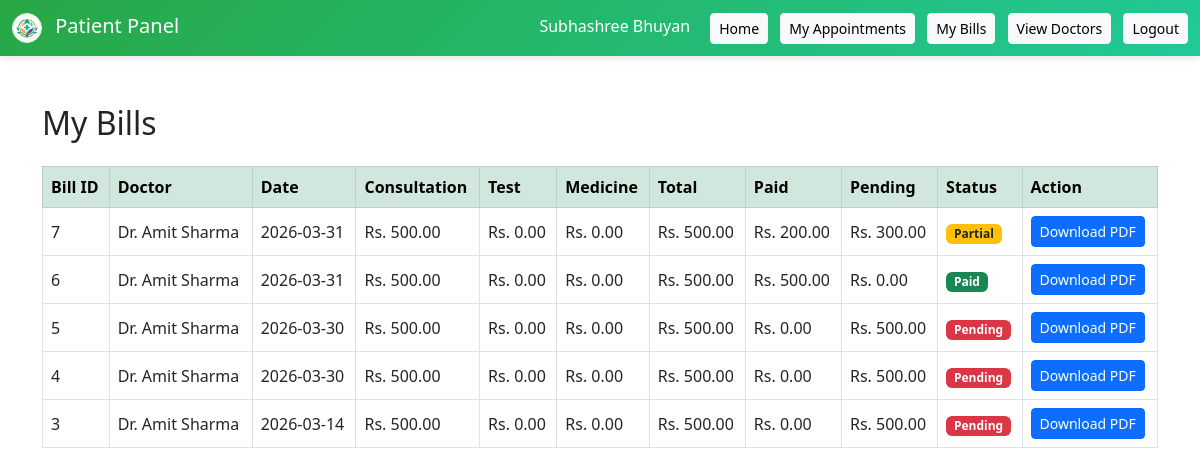
Screenshot of /patients/view_bills.php (signed in) with the database file from the repository.
### tables this page shows
CREATE TABLE `patients` (
  `patient_id` int(11) NOT NULL,
  `user_id` int(11) DEFAULT NULL,
  `first_name` varchar(50) DEFAULT NULL,
  `last_name` varchar(50) DEFAULT NULL,
  `gender` varchar(10) DEFAULT NULL,
  `phone` varchar(15) DEFAULT NULL,
  `address` text DEFAULT NULL,
  `created_at` timestamp NOT NULL DEFAULT current_timestamp(),
  `email` varchar(100) DEFAULT NULL,
  `password` varchar(100) DEFAULT NULL,
  `middle_name` varchar(50) DEFAULT NULL,
  `date_of_birth` date DEFAULT NULL,
  `title` enum('Mr','Mrs','Miss','Ms','Dr','Other') DEFAULT NULL
);

CREATE TABLE `bills` (
  `bill_id` int(11) NOT NULL,
  `appointment_id` int(11) DEFAULT NULL,
  `patient_id` int(11) DEFAULT NULL,
  `doctor_id` int(11) DEFAULT NULL,
  `consultation_fee` decimal(10,2) DEFAULT NULL,
  `test_fee` decimal(10,2) DEFAULT NULL,
  `medicine_fee` decimal(10,2) DEFAULT NULL,
  `total_amount` decimal(10,2) DEFAULT NULL,
  `paid_amount` decimal(10,2) DEFAULT NULL,
  `pending_amount` decimal(10,2) DEFAULT NULL,
  `status` enum('Pending','Partial','Paid') DEFAULT 'Pending',
  `created_at` timestamp NOT NULL DEFAULT current_timestamp()
);

CREATE TABLE `doctors` (
  `doctor_id` int(11) NOT NULL,
  `user_id` int(11) DEFAULT NULL,
  `first_name` varchar(50) DEFAULT NULL,
  `last_name` varchar(50) DEFAULT NULL,
  `department_id` int(11) DEFAULT NULL,
  `phone` varchar(15) DEFAULT NULL,
  `experience` int(11) DEFAULT NULL,
  `available_days` varchar(100) DEFAULT NULL,
  `start_time` time DEFAULT NULL,
  `end_time` time DEFAULT NULL,
  `consultation_fee` decimal(10,2) DEFAULT NULL,
  `middle_name` varchar(50) DEFAULT NULL,
  `date_of_birth` date DEFAULT NULL,
  `title` enum('Mr','Mrs','Miss','Ms','Dr','Other') DEFAULT 'Dr',
  `image` varchar(255) DEFAULT NULL
);

CREATE TABLE `appointments` (
  `appointment_id` int(11) NOT NULL,
  `patient_id` int(11) DEFAULT NULL,
  `doctor_id` int(11) DEFAULT NULL,
  `appointment_date` date DEFAULT NULL,
  `appointment_time` time DEFAULT NULL,
  `status` enum('Pending','Completed','Cancelled') DEFAULT 'Pending',
  `created_at` timestamp NOT NULL DEFAULT current_timestamp()
);

### patients/view_bills.php (the view, shortened to what this page needs)
<?php
include("../config/db.php");
$patient_id = (int) $_SESSION['patient_id'];
$patient_query = "SELECT * FROM patients WHERE patient_id='$patient_id' LIMIT 1";
$patient_result = mysqli_query($con, $patient_query);
$patient_row = mysqli_fetch_assoc($patient_result);
$patient_name = $patient_row['first_name'] . " " . $patient_row['last_name'];
$query = "SELECT
            b.*,
            d.first_name,
            d.last_name,
            a.appointment_date,
            a.appointment_time
          FROM bills b
          JOIN doctors d ON b.doctor_id = d.doctor_id
          JOIN appointments a ON b.appointment_id = a.appointment_id
          WHERE b.patient_id='$patient_id'
          ORDER BY b.created_at DESC";
$result = mysqli_query($con, $query);
?>
<!DOCTYPE html>
<html>
<head>
<link href="https://cdn.jsdelivr.net/npm/bootstrap@5.3.0/dist/css/bootstrap.min.css" rel="stylesheet">
</head>
<body>
<nav class="navbar navbar-dark mb-4">
  <div class="container-fluid">
    <a class="navbar-brand mb-0 h1" href="#">
      <img src="../assets/images/logo.png" alt="Logo" width="30" height="30" class="d-inline-block align-middle me-2 rounded-circle border border-white" style="object-fit: cover;">
      Patient Panel
    </a>
    <div>
      <span class="text-white me-3"><?php echo $patient_name; ?></span>
      <a href="../index.php" class="btn btn-light btn-sm me-2">Home</a>
      <a href="dashboard.php" class="btn btn-light btn-sm me-2">My Appointments</a>
      <a href="view_bills.php" class="btn btn-light btn-sm me-2">My Bills</a>
      <a href="../public/doctors.php" class="btn btn-light btn-sm me-2">View Doctors</a>
      <a href="../logout.php" class="btn btn-light btn-sm">Logout</a>
    </div>
  </div>
</nav>
<div class="container mt-5">
<h2 class="mb-4">My Bills</h2>
<?php if (mysqli_num_rows($result) > 0) { ?>
<table class="table table-bordered table-hover align-middle">
<thead class="table-success">
<tr>
<th>Bill ID</th>
<th>Doctor</th>
<th>Date</th>
<th>Consultation</th>
<th>Test</th>
<th>Medicine</th>
<th>Total</th>
<th>Paid</th>
<th>Pending</th>
<th>Status</th>
<th>Action</th>
</tr>
</thead>
<tbody>
<?php while ($row = mysqli_fetch_assoc($result)) { ?>
<tr>
<td><?php echo $row['bill_id']; ?></td>
<td>Dr. <?php echo $row['first_name'] . " " . $row['last_name']; ?></td>
<td><?php echo $row['appointment_date']; ?></td>
<td>Rs. <?php echo number_format($row['consultation_fee'], 2); ?></td>
<td>Rs. <?php echo number_format((float) $row['test_fee'], 2); ?></td>
<td>Rs. <?php echo number_format((float) $row['medicine_fee'], 2); ?></td>
<td>Rs. <?php echo number_format($row['total_amount'], 2); ?></td>
<td>Rs. <?php echo number_format($row['paid_amount'], 2); ?></td>
<td>Rs. <?php echo number_format($row['pending_amount'], 2); ?></td>
<td>
<?php
if ($row['status'] == 'Paid') {
    echo '<span class="badge bg-success">Paid</span>';
} elseif ($row['status'] == 'Partial') {
    echo '<span class="badge bg-warning text-dark">Partial</span>';
} else {
    echo '<span class="badge bg-danger">Pending</span>';
}
?>
</td>
<td>
  <a href="download_bill.php?id=<?php echo $row['bill_id']; ?>" class="btn btn-sm btn-primary">Download PDF</a>
</td>
</tr>
<?php } ?>
</tbody>
</table>
<?php } ?>
</div>
</body>
</html>

### patients/view_bills.php (style rules this page uses)
.navbar { background: linear-gradient(135deg, #28a745 0%, #20c997 100%); position: sticky; top: 0; z-index: 1000; box-shadow: 0 2px 8px rgba(0,0,0,0.12); }

### rows the page displays
patients: patient_name "Subhashree Bhuyan"
bills: bill_id "7", doctor.first_name "Amit", doctor.last_name "Sharma", appointment.appointment_date "2026-03-31", consultation_fee "500.00", test_fee "0.00", medicine_fee "0.00", total_amount "500.00", paid_amount "200.00", pending_amount "300.00", status "Partial"
bills: bill_id "6", doctor.first_name "Amit", doctor.last_name "Sharma", appointment.appointment_date "2026-03-31", consultation_fee "500.00", test_fee "0.00", medicine_fee "0.00", total_amount "500.00", paid_amount "500.00", pending_amount "0.00", status "Paid"
bills: bill_id "5", doctor.first_name "Amit", doctor.last_name "Sharma", appointment.appointment_date "2026-03-30", consultation_fee "500.00", test_fee "0.00", medicine_fee "0.00", total_amount "500.00", paid_amount "0.00", pending_amount "500.00", status "Pending"
bills: bill_id "4", doctor.first_name "Amit", doctor.last_name "Sharma", appointment.appointment_date "2026-03-30", consultation_fee "500.00", test_fee "0.00", medicine_fee "0.00", total_amount "500.00", paid_amount "0.00", pending_amount "500.00", status "Pending"
bills: bill_id "3", doctor.first_name "Amit", doctor.last_name "Sharma", appointment.appointment_date "2026-03-14", consultation_fee "500.00", test_fee "0.00", medicine_fee "0.00", total_amount "500.00", paid_amount "0.00", pending_amount "500.00", status "Pending"
